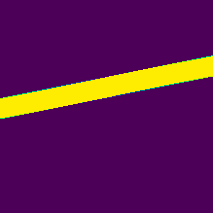
#> input picture test.png, 213 x 213 px, found by its file name
$ jupyter execute line_fitting.ipynb
#> lines starting #> are read from the running program, lines starting #| are printed output that depends on the picture; after the words box and inside, x2 and y2 are one past the last pixel; in counts of white or black regions, pixels touching at a corner belong together
[cell 1]
import numpy as np
import matplotlib.pyplot as plt

[cell 2]
def rgb2gray(rgb):
    return np.dot(rgb[...,:3], [0.299, 0.587, 0.114])

def feature(x, order=3):
    """Generate polynomial feature of the form
    [1, x, x^2, ..., x^order] where x is the column of x-coordinates
    and 1 is the column of ones for the intercept.
    """
    x = x.reshape(-1, 1)
    return np.power(x, np.arange(order+1).reshape(1, -1))

def get_weights_and_indices(I_orig, value_for_mask):
    I = rgb2gray(I_orig) #we can delete this if we get binary images
    mask = I > value_for_mask
    X = np.argwhere(mask)
    weights = I[mask] / float(I.max())
    W = np.diag(weights)
    x = X[:, 1].reshape(-1, 1)
    # Row indices to predict. Origin is at top left corner
    y = X[:, 0]
    return X, W, x, y

def get_fited_lines(order, alpha, y, x):
    A = feature(x, order)
    # w = inv (A^T A + alpha * I) A^T y
    w_unweighted = np.linalg.pinv( A.T.dot(A) + alpha * np.eye(A.shape[1])).dot(A.T).dot(y)
    # w = inv (A^T W A + alpha * I) A^T W y
    w_weighted = np.linalg.pinv( A.T.dot(W).dot(A) + alpha * \
                                np.eye(A.shape[1])).dot(A.T).dot(W).dot(y)
    return w_unweighted, w_weighted

def get_fited_coordinates(I_orig, n_samples, order, w_unweighted, w_weighted):
    x_test = np.linspace(0, I_orig.shape[1], n_samples)
    X_test = feature(x_test, order)
    # Predict y coordinates at test points
    y_test_unweighted = X_test.dot(w_unweighted)
    y_test_weighted = X_test.dot(w_weighted)
    return x_test, y_test_unweighted, y_test_weighted

[cell 3]
value_for_mask = 0.2 # Pixels to mask in get_weights_and_indices
alpha = 0.01 # Alpha is regularization parameter. Larger alpha => less flexible curve
order = 3 # Order of polynomial
n_samples = 10 # Number of points on the fited lines

[cell 4]
I_orig = plt.imread("/Users/carmenlopez/dev/diameterY/test.png")
#> I_orig is the input picture: shape (213, 213, 4) float32; mean R, G, B, A 0.363, 0.0916, 0.309, 1
X, W, x, y = get_weights_and_indices(I_orig, value_for_mask)
#> in rgb2gray, `return np.dot(rgb[...,:3], [0.299, 0.587, 0.114])`:
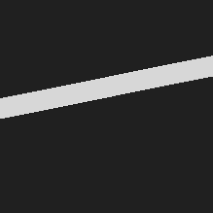
#> returned value: shape (213, 213) float64; min 0.128, max 0.843, mean 0.198
#> in get_weights_and_indices, `mask = I > value_for_mask`:
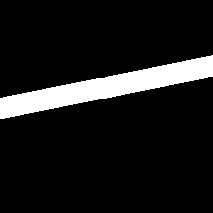
#> mask: shape (213, 213) bool; 10.1% white; 1 white region, box (x1, y1, x2, y2) and area: (0, 55, 213, 119) 4576
#> in get_weights_and_indices, `X = np.argwhere(mask)`: X = 4576 pairs, first value 55 to 118, second value 0 to 212
#> in get_weights_and_indices, `weights = I[mask] / float(I.max())`: weights = 4576 values, max 1 at index 8, min 0.243 at index 1069, mean 0.969
#> in get_weights_and_indices, `W = np.diag(weights)`:
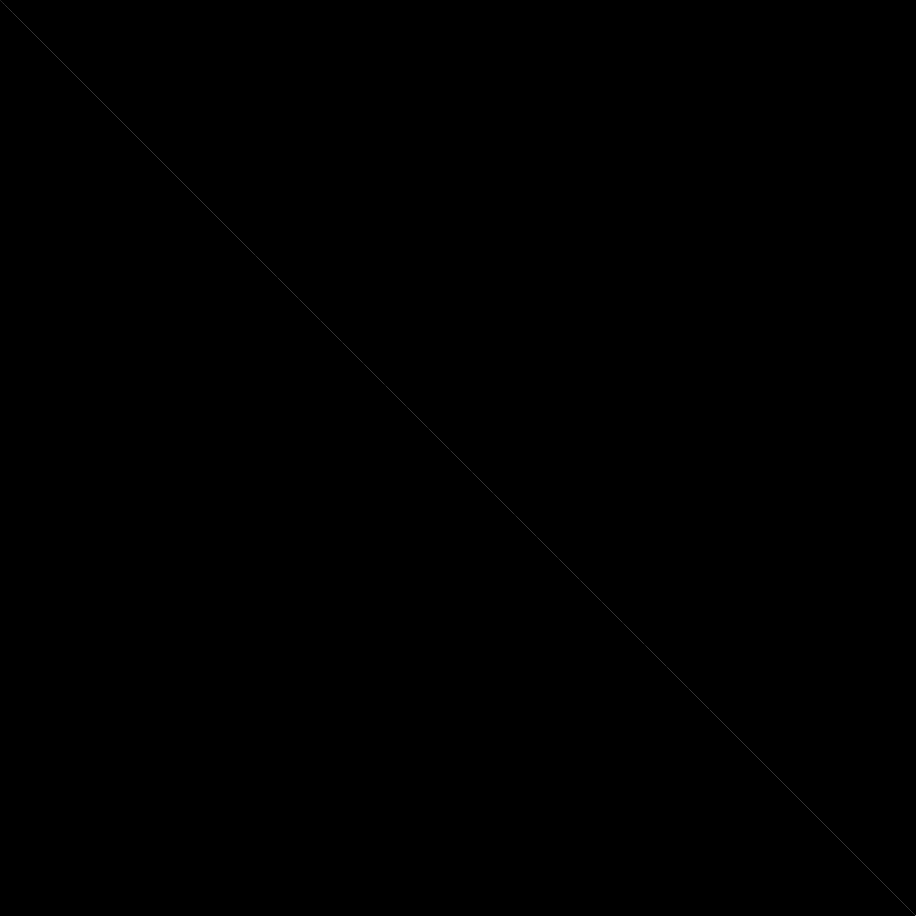
#> W: shape (4576, 4576) float64 (shown at 1/5 size); min 0, max 1, mean 0.000212
#> in get_weights_and_indices, `x = X[:, 1].reshape(-1, 1)`: x = 4576 values, max 212 at index 1, min 0 at index 3443, mean 106.1
#> in get_weights_and_indices, `y = X[:, 0]`: y = 4576 values from 55 to 118
#> y = 4576 values from 55 to 118
w_unweighted, w_weighted = get_fited_lines(order, alpha, y, x)
#> in get_fited_lines, `w_unweighted = np.linalg.pinv( A.T.dot(A) + alpha * np.eye(A.shape[1])..`: w_unweighted = [108.2, -0.214, 0.000187, -6.24e-07]
#> in get_fited_lines, `w_weighted = np.linalg.pinv( A.T.dot(W).dot(A) + alpha * \ np.eye(A.sh..`: w_weighted = [108.1, -0.195, -7.32e-05, 2.32e-07]
#> w_unweighted = [108.2, -0.214, 0.000187, -6.24e-07]; w_weighted = [108.1, -0.195, -7.32e-05, 2.32e-07]
x_test, y_test_unweighted, y_test_weighted = get_fited_coordinates(I_orig, n_samples, order, w_unweighted, w_weighted)
#> in get_fited_coordinates, `y_test_unweighted = X_test.dot(w_unweighted)`: y_test_unweighted = [108.2, 103.3, 98.44, 93.73, 89.08, 84.45, 79.78, 75.01, 70.12, 65.03]
#> in get_fited_coordinates, `y_test_weighted = X_test.dot(w_weighted)`: y_test_weighted = [108.1, 103.4, 98.69, 93.93, 89.13, 84.33, 79.53, 74.77, 70.05, 65.4]
#> x_test = [0, 23.67, 47.33, 71, 94.67, 118.3, 142, 165.7, 189.3, 213]

[cell 5]
# Display
fig, ax = plt.subplots(1, 1, figsize=(10, 5))
ax.imshow(I_orig)
ax.plot(x_test, y_test_unweighted, color="green", marker='o', label="Unweighted")
ax.plot(x_test, y_test_weighted, color="blue", marker='x', label="Weighted")
fig.legend()
fig.savefig("curve.png")
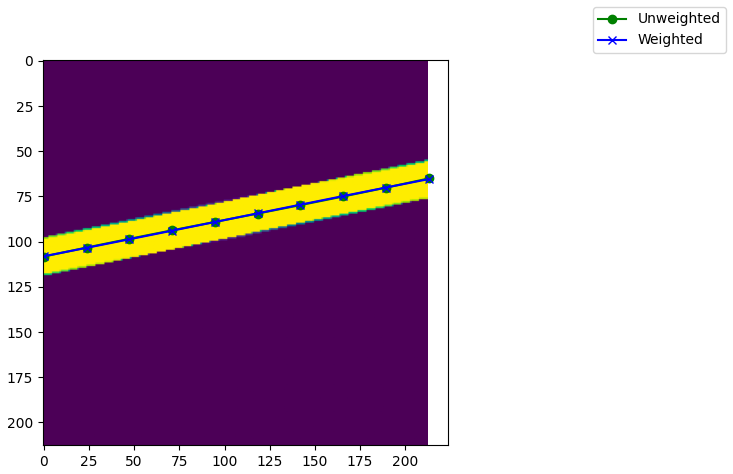
#> figure drawn by matplotlib, 1 panel
